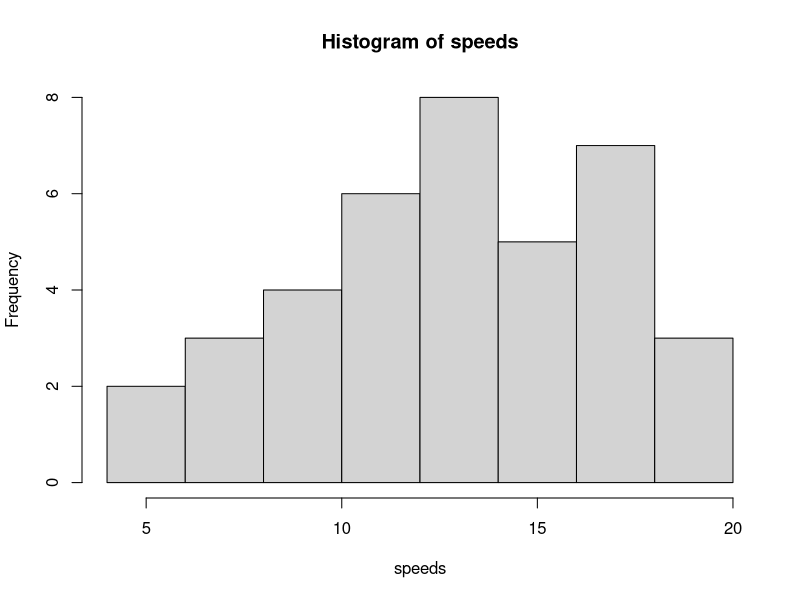

Write R code to recreate this figure.
# Note this my solution if my solution is wrong please inform me.

# (1) Researchers wished to know if they could conclude that given two populations A and 
# B of infants, the population A is earlier than population B with respect to the mean 
# age at which an infant started to walk alone. The following data (ages in months) were collected
# Sample from population A: 9.5, 10.5, 9.75, 10.0, 13.0, 13.5, 10.0, 9.5, 10.0, 9.75
# Sample from population B: 12.5, 13.5, 12.0, 13.75, 12.5, 9.5, 12.0, 13.5, 12.0
# What should the researchers conclude? Let α = 0.01. State clearly H0, Ha, decision rule and conclusion.
# let H(0)(mean of population A == mean of population B),H(a)(mean of population A < mean of population B)
x<-c(9.5, 10.5, 9.75, 10.0, 13.0, 13.5, 10.0, 9.5, 10.0, 9.75)
y<-c(12.5, 13.5, 12.0, 13.75, 12.5, 9.5, 12.0, 13.5, 12.0)
t.test(x,y,var.equal=TRUE,alternative="less",conf.level=.99)
#    Two Sample t-test
# data:  x and y
# t = -2.8624, df = 17, p-value = 0.005394
# alternative hypothesis: true difference in means is less than 0
# 99 percent confidence interval:
#       -Inf -0.1869249
# sample estimates:
# mean of x mean of y 
# 10.55000  12.36111 
# p-vlaue<0.00, then -> reject H(0)

# (2) Copy the built in data set "cars" into a new data frame "cars.copy" and answer the following questions:

# (a) Calculate the standard deviation of the speed recording distances less than 35
cars.copy <- data.frame(cars)
dist=cars.copy["dist"]
speed=cars.copy["speed"]
speeds <- c()
for (i in 1:nrow(dist)) {
   if(dist[i,]<35){
        speeds<-c(speeds,speed[i,])
   }
}
speedsd=sd(speeds)
speedsd
# 3.84458

# (b) Construct a histogram for cars with speed less than or equal to 19
speed=cars.copy["speed"]
speeds <- c()
for (i in 1:nrow(speed)) {
   if(speed[i,]<=19){
        speeds<-c(speeds,speed[i,])
   }
}
hist(speeds)
# (c) From (b), the modal class is the class number ………………..
# fifth one with 8 frequency ,interval (12,14)

# (3) A company produces computer chips of which 30% are defective, 8 chips are chosen 
# at random, what is the probability that at least 5 chips will be undefective.
# p(undefective) = .7 , n=8, p(X>=5)=1-p(x<5)
1-pbinom(5,8,.7)
# 0.5517738
# (4) Find the value of (
# 1 - 2 - 4 - 6 - 38
# _   _   _  _    _ 
# 1   3   5  7    39
# ), write the command(s)
1-sum(seq(2,38,2)/seq(3,39,2))
# -16.52033